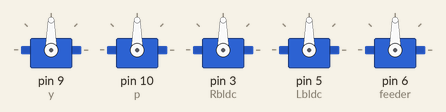
Bench run of a sketch on a simulated Arduino Uno, built with avr-gcc and run on an emulated ATmega328P. Parts: 5 × servo.

Above: at 0.1 s.
At 1.1 s:
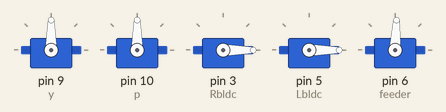
Timing chart, 0 to 2.6 s (numbered marks = the images above):
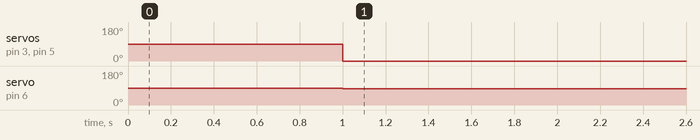

The sketch:

badmintonturret.ino
```cpp
#include <Servo.h>
#include <ArduinoJson.h>
#include <NeoSWSerial.h>

NeoSWSerial btSerial(A5, A4);
const int loading_angle = 133;
float current_speed;
float signaled_speed;
float ramp_rate;


Servo y;
Servo p;
Servo Rbldc;
Servo Lbldc;
Servo feeder;

float speed  = 0.0;
int yaw      = 90;
int pitch    = 90;
int feed     = 87;
int shoot    = 0;

void setup() {
  btSerial.begin(9600);        // Default communication rate for HC-05 data mode
  btSerial.setTimeout(5);     // <--- ADD THIS LINE (Prevents 1000ms read timeout)
  y.attach(9);
  p.attach(10);
  Rbldc.attach(3, 1000, 2000);
  Lbldc.attach(5, 1000, 2000);
  feeder.attach(6);

  current_speed=0;
  delay(1000);
}

void loop() {
  if (btSerial.available() > 0) {
      StaticJsonDocument<200> doc;
    String incomingJson = btSerial.readStringUntil('\n');
    DeserializationError error = deserializeJson(doc, incomingJson);
    if (error) {
      return; // Skip the rest of the loop if data is corrupted
    }
    pitch = doc["p"] | pitch;
    yaw   = doc["y"] | yaw;
    speed = doc["s"] | speed;
    shoot = doc["sh"] | 0;
    feed  = doc["f"] | feed;
  }
  y.write(yaw);
  p.write(pitch);
  if (speed > current_speed){
       if (speed < 20){  ramp_rate = 0.5;}
       else { ramp_rate = 1.5 ;}
  }
  else if (speed < current_speed) {ramp_rate = -1.0;}
  if ( abs(current_speed-speed)<2 && abs(current_speed - speed) > 0.1){
    signaled_speed = speed;
    Lbldc.writeMicroseconds((10*signaled_speed)+1000);
    Rbldc.writeMicroseconds((10*signaled_speed)+1000);
    current_speed= speed;
    ramp_rate=0.0;
    return;
  }
  signaled_speed = current_speed + ramp_rate ;
  Lbldc.writeMicroseconds((10*signaled_speed)+1000);
  Rbldc.writeMicroseconds((10*signaled_speed)+1000);
  current_speed = signaled_speed;

  if (abs(current_speed - speed)<0.1 && shoot == 1){
    feeder.write(loading_angle);
    delay(150);
    feeder.write(0);
  }
  else{feeder.write(feed);}
  delay(10);
}
```

Measured:
- by itself, servo on pin 3 (Rbldc), servo on pin 5 (Lbldc): 90° → 0° at 1.0 s
- by itself, servo on pin 6 (feeder): 90° → 87° at 1.0 s
